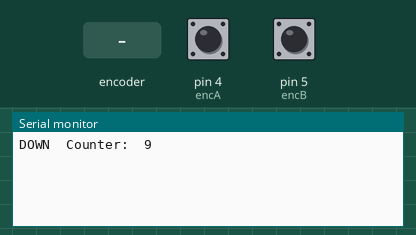
Bench run of a sketch on a simulated Arduino Uno, built with avr-gcc and run on an emulated ATmega328P. Shown: the last lines printed to the serial monitor. The inputs (shaded band) are chosen by the test bench; at power-on: pin 4 (encA) HIGH, pin 5 (encB) HIGH.

Above: at 1.2 s.
1.3 s: rotary encoder on pin 4 (encA) / pin 5 (encB) turned 1 step (first pin leading)
At 1.8 s:
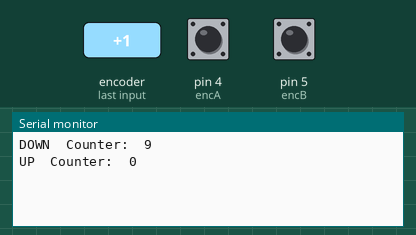
3.0 s: rotary encoder on pin 4 (encA) / pin 5 (encB) turned 1 step (first pin leading)
At 4.2 s:
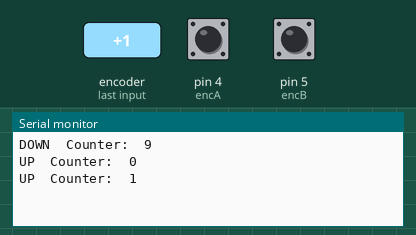

Measured:
- after the input at 1.3 s, the serial monitor: prints a new line after 0.05 s (image 1)
- after the input at 3.0 s, the serial monitor: prints a new line after 0.05 s (image 2)

The sketch:

countingKnobSimple.ino
```cpp
/*
  Physical Computing – Interfacedesign Muthesius Kunsthochschule Kiel

  Dreh-Encoder auf einfache Weise verwenden.

*/


const int encA = 4;
const int encB = 5;
int lastA,lastB;

int counter = 0;

void setup()
{
  pinMode(encA,INPUT);
  pinMode(encB,INPUT);
  Serial.begin(9600);
}

void loop()
{
  int a = digitalRead(encA);
  int b = digitalRead(encB);

  if ( lastA == LOW &&  a == HIGH ) {
    if ( b == LOW ) {
      Serial.print("UP\t");
      counter++;
    } else {
      Serial.print("DOWN\t");
      counter--;
    }

    if ( counter > 9 ) counter = 0;
    if ( counter < 0 ) counter = 9;

    Serial.print("Counter:\t");
    Serial.println(counter);
  }

  lastA = a;

  delay(5);
}
```
